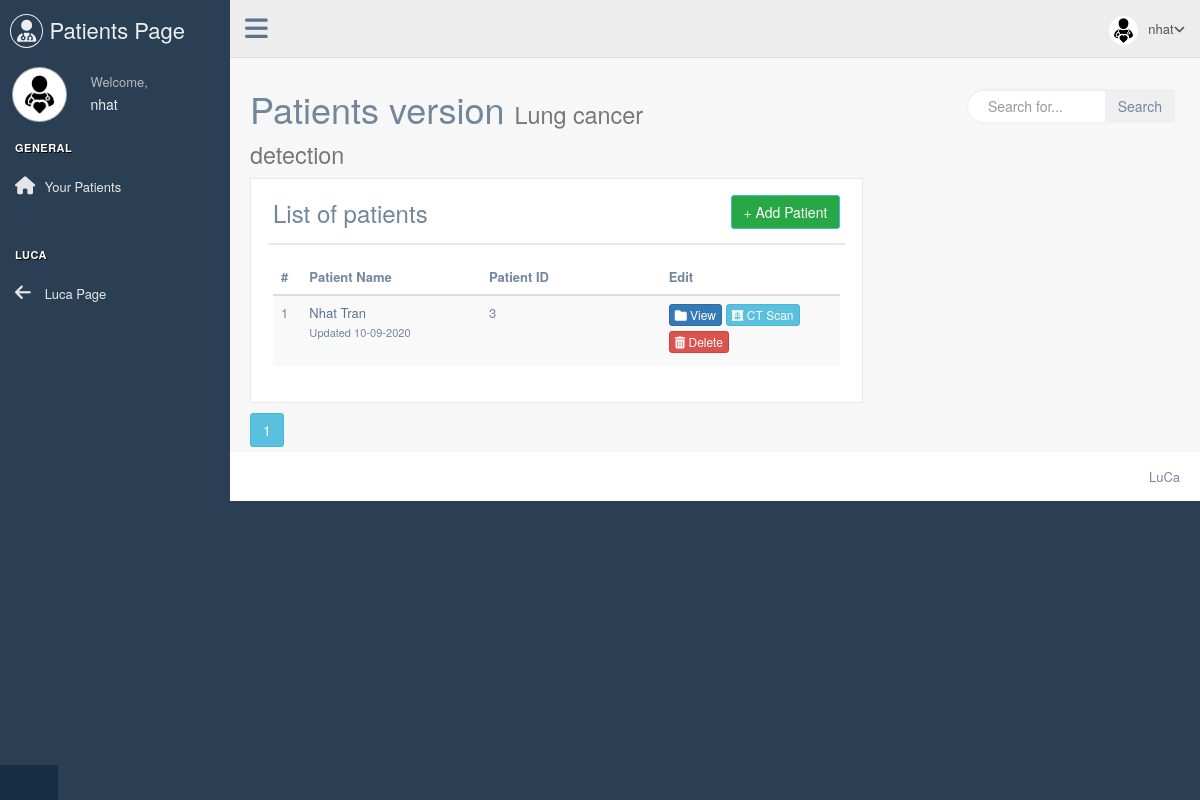
Page /home/index (signed in) on the earlier database version.
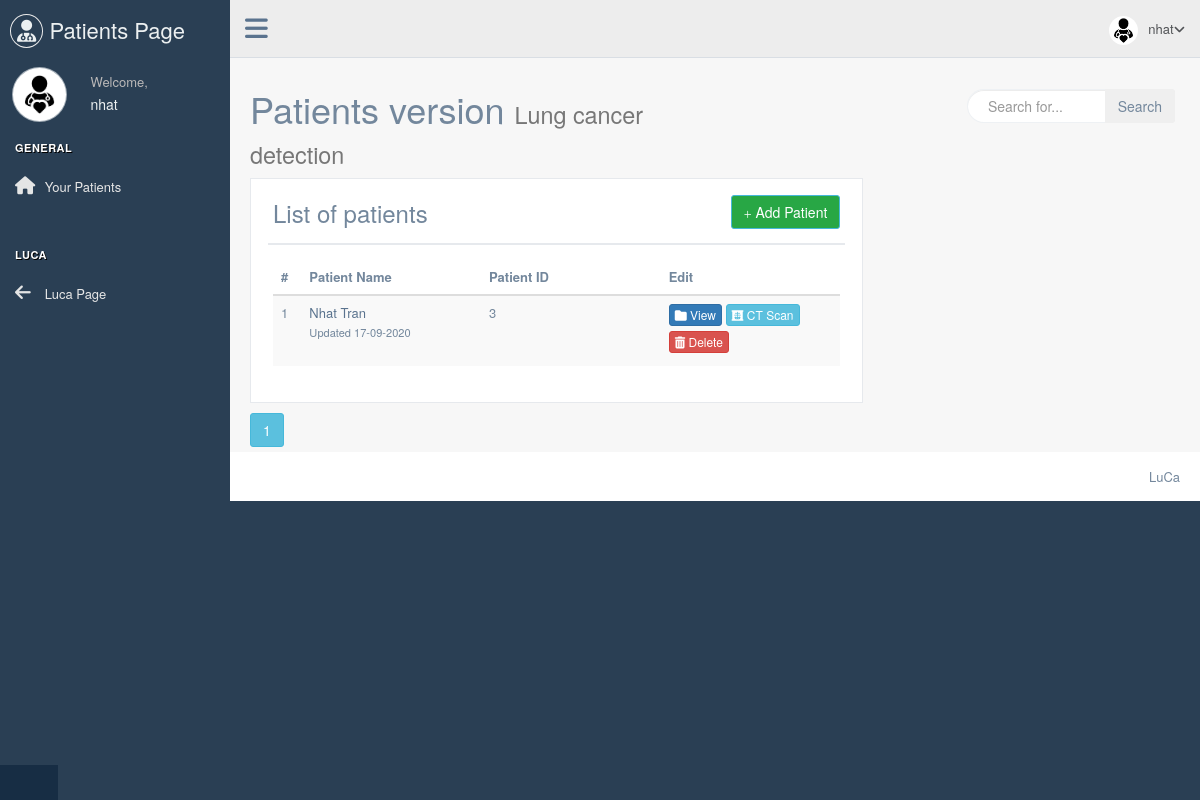
Same page on the later database version.
### app/base/models.py (models this page shows, shortened)
class User(db.Model, UserMixin):
    __tablename__ = 'User'
    id = Column(Integer, primary_key=True)
    username = Column(String(20), unique=True, nullable=False)
    email = Column(String(50), unique=True, nullable=False)
    password = Column(String(60), nullable=False)
    picture = Column(String(20), nullable=False, default='default.jpg')
    patients = db.relationship('Patient', backref='doctor', lazy=True)

class Patient(db.Model):
    id = db.Column(db.Integer, primary_key=True)
    first_name = db.Column(db.String(50), nullable=False)
    last_name = db.Column(db.String(50), nullable=False)
    age = db.Column(db.Integer, nullable=False)
    sex = db.Column(db.String, nullable=False)
    occupation = db.Column(db.String)
    address = db.Column(db.String)
    weight = db.Column(db.Integer)
    height = db.Column(db.Integer)
    blood_pressure = db.Column(db.Float)
    diabetes = db.Column(db.String)
    smoking = db.Column(db.String)
    hemolized_sample = db.Column(db.String)
    liver_disease = db.Column(db.String)
    pemphigus = db.Column(db.String)
    renal_failure = db.Column(db.String)
    alk = db.Column(db.String)
    ros1 = db.Column(db.String)
    kras = db.Column(db.String)
    ardenocarcinoma = db.Column(db.String)
    angiolymphatic = db.Column(db.String)
    atypia = db.Column(db.String)
    antibody = db.Column(db.String)
    squamous_cell_carcinoma = db.Column(db.String)
    large_cell_carcinoma = db.Column(db.String)
    lymph_node = db.Column(db.String)
    metastasis = db.Column(db.String)
    egfr = db.Column(db.String)
    egfr_t790m = db.Column(db.String)
    eml4_alk = db.Column(db.String)
    braf = db.Column(db.String)
    her2 = db.Column(db.String)
    mek = db.Column(db.String)
    met = db.Column(db.String)
    ret = db.Column(db.String)
    ca = db.Column(db.Float)
    cea = db.Column(db.Float)
    cyfra = db.Column(db.Float)
    nse = db.Column(db.Float)
    pro_grp = db.Column(db.Float)
    scc = db.Column(db.Float)
    blood_drawn_date = db.Column(db.String)
    picture = Column(String(20), nullable=False, default='default.png')
    date_updated = db.Column(db.DateTime, nullable=False, default=datetime.utcnow)
    user_id = db.Column(db.Integer, db.ForeignKey('User.id'), nullable=False)
    ct_scan = db.relationship('CTScan', secondary=patient_ct_scan, lazy='dynamic',
                              backref=db.backref('patient', lazy='dynamic'))
    upload = db.relationship('Upload', back_populates='patient', lazy='dynamic')

### app/home/routes.py (the view)
@blueprint.route('/index')
@login_required
def index():
	page = request.args.get('page', 1, type=int)
	user = User.query.filter_by(username=current_user.username).first_or_404()
	paginate_patients = Patient.query.filter_by(doctor=user).paginate(page=page, per_page=10)
	if request.args.get('search-filter'):
		search_value = request.args.get('search-filter').lower()
		filter_patients = []
		for patient in Patient.query.filter_by(doctor=user).all():
			full_name = f'{patient.first_name} {patient.last_name}'.lower()
			if search_value in full_name:
				filter_patients.append(patient)
		flash(f'{len(filter_patients)} result(s) found', 'info')
		return render_template('index.html', patients=filter_patients, paginate_patients=paginate_patients, search=True)
	else:
		return render_template('index.html', patients=paginate_patients.items, paginate_patients=paginate_patients, search=False)

### app/__init__.py (called while the page is built)
def configure_database(app):
    @app.before_first_request
    def initialize_database():
        db.create_all()
    @app.teardown_request
    def shutdown_session(exception=None):
        db.session.remove()

def apply_themes(app):
    @app.context_processor
    def override_url_for():
        return dict(url_for=_generate_url_for_theme)
    def _generate_url_for_theme(endpoint, **values):
        if endpoint.endswith('static'):
            themename = values.get('theme', None) or \
                        app.config.get('DEFAULT_THEME', None)
            if themename:
                theme_file = "{}/{}".format(themename, values.get('filename', ''))
                if path.isfile(path.join(app.static_folder, theme_file)):
                    values['filename'] = theme_file
        return url_for(endpoint, **values)
    @app.after_request
    def add_header(response):
        response.cache_control.max_age = 0
        return response

### app/base/models.py (called while the page is built)
@login_manager.user_loader
def user_loader(user_id):
    return User.query.get(int(user_id))

### app/home/templates/index.html (shortened to what this page needs)
{% extends "base_site.html" %}
{% block stylesheets %}
  {{ super() }}
{% endblock stylesheets %}
{% block content %}
    <div class="right_col" role="main">
      <div class="page-title">
        <div class="title_left">
          <h1>Patients version <small>Lung cancer detection</small></h1>
        </div>
        <div class="title_right">
          <div class="col-md-5 col-sm-5 col-xs-12 form-group pull-right top_search">
              <form action="">
                <div class="input-group">
                  <input id="search-filter" name="search-filter" type="text" class="form-control" placeholder="Search for...">
                  <span class="input-group-btn">
                    <input type="submit" class="btn btn-secondary" value="Search">
                  </span>
                </div>
              </form>
          </div>
        </div>
      </div>
      <div class="clearfix"></div>
      <div class="row">
        <div class="col-md-8">
          <div class="x_panel">
            <div class="x_title">
                <h3 style="display:inline-block;">List of patients</h3>
                <a href="{{ url_for('patients_blueprint.create_patients') }}" class="btn ui-btn-inline btn-info btn-lg-sm" style="float:right; background-color:#28a745;margin-top:5px;">
                  <span class="glyphicon glyphicon-plus" style="color:white;"></span> Add Patient
                </a>
            </div>
            <div class="x_content">
              <table class="table table-striped projects">
                <thead>
                  <tr>
                    <th style="width: 5%">#</th>
                    <th style="width: calc(95%/3)">Patient Name</th>
                    <th style="width: calc(95%/3)">Patient ID</th>
                    <th style="width: calc(95%/3)">Edit</th>
                  </tr>
                </thead>
                <tbody>
                  {% if patients|length == 0 %}
                    {% if search == True %}
                      <tr>
                        <td colspan="4"><p style="text-align:center; font-size:16px;">Not found</p></td>
                      </tr>
                    {% else %}
                      <tr>
                        <td colspan="4"><p style="text-align:center; font-size:16px;">You don't have any patients in your list. Please add your patient!</p></td>
                      </tr>
                    {% endif %}
                  {% else %}
                    {% for patient in patients %}
                      <tr>
                        <td>{{ loop.index }}</td>
                        <td>
                          <a href="{{ url_for('patients_blueprint.patients_profile', patient_id=patient.id) }}">{{ patient.first_name }} {{ patient.last_name }}</a>
                          <br />
                          <small>Updated {{ patient.date_updated.strftime('%d-%m-%Y') }}</small>
                        </td>
                        <td>
                          <p>{{ patient.id }}</p>
                        </td>
                        <td>
                          <a href="{{ url_for('patients_blueprint.patients_profile', patient_id=patient.id) }}" class="btn btn-primary btn-xs"><i class="fa fa-folder"></i> View </a>
                          <a href="{{ url_for('patients_blueprint.patients_profile', patient_id=patient.id, _anchor='tab_content2') }}" id="index-page-upload" class="btn btn-info btn-xs"><i class="fas fa-x-ray"></i> CT Scan </a>
                          <button type="button" class="btn btn-danger btn-xs" data-toggle="modal" data-target="#deleteModal{{ patient.id }}"><i class="fas fa-trash-alt"></i> Delete </button>
                        </td>
                      </tr>
                    {% endfor %}
                  {% endif %}
                </tbody>
              </table>
            </div>
          </div>
          {% if search == False %}
            {% for page_num in paginate_patients.iter_pages(left_edge=1, right_edge=1, left_current=1, right_current=2) %}
              {% if page_num %}
                  {% if paginate_patients.page == page_num %}
                      <a class="btn btn-info mb-4" href="{{ url_for('home_blueprint.index', page=page_num) }}">{{ page_num }}</a>
                  {% else %}
                      <a class="btn btn-outline-info mb-4" style="border: 1px solid #17A2B8" href="{{ url_for('home_blueprint.index', page=page_num) }}">{{ page_num }}</a>
                  {% endif %}
              {% else %}
                  ...
              {% endif %}
            {% endfor %}
          {% endif %}
        </div>
      </div>
  </div>
{% endblock content %}

### app/base/templates/base_site.html (shortened to what this page needs)
<!DOCTYPE html>
<html lang="en">
  <head>
    {% block head %}
      {% block stylesheets %}
        <link href="{{ url_for('static', filename='vendor/line-awesome/css/line-awesome.min.css') }}" rel="stylesheet">
        <link rel="stylesheet" href="https://cdnjs.cloudflare.com/ajax/libs/font-awesome/4.7.0/css/font-awesome.min.css">
        <link href="{{ url_for('static', filename='vendors/bootstrap/dist/css/bootstrap.min.css') }}" rel="stylesheet">
        <link href="{{ url_for('static', filename='vendors/font-awesome/css/font-awesome.min.css') }}" rel="stylesheet">
        <link href="{{ url_for('static', filename='vendors/nprogress/nprogress.css') }}" rel="stylesheet">
        <link href="{{ url_for('static', filename='vendors/bootstrap-daterangepicker/daterangepicker.css') }}" rel="stylesheet">
        <link href="{{ url_for('static', filename='vendors/iCheck/skins/flat/green.css') }}" rel="stylesheet">
        <link href="{{ url_for('static', filename='vendors/bootstrap-progressbar/css/bootstrap-progressbar-3.3.4.min.css') }}" rel="stylesheet">
        <link href="{{ url_for('static', filename='vendors/jqvmap/dist/jqvmap.min.css') }}" rel="stylesheet"/>
        <link href="{{ url_for('static', filename='css/modified.css') }}" rel="stylesheet"/>
      {% endblock stylesheets %}
      <link href="{{ url_for('static', filename='build/css/custom.css') }}" rel="stylesheet">
    {% endblock head %}
  </head>
  <body class="{% block body_class %}nav-md {% endblock body_class %}", style="overflow-x:hidden;">
    {% block body %}
      <div class="container body">
        <div class="main_container">
          {% block sidebar %}
            <div class="col-md-3 left_col {% block sidebar_class %} {% endblock sidebar_class %}">
              {% include "site_template/sidebar.html" %}
            </div>
          {% endblock sidebar %}
          {% block top_navigation %}
            <div class="top_nav">
              {% include "site_template/top_navigation.html" %}
            </div>
          {% endblock top_navigation %}
          <div class="row" style="background-color:#F7F7F7;">
            <div class="col-md-12" style="width:100%">
            </div>
          </div>
          {% block content %}{% endblock content %}
          {% block footer %}
            <footer>
              {% include "site_template/footer.html" %}
            </footer>
          {% endblock footer %}
        </div>
      </div>
    {% endblock body %}
  </body>
</html>

### app/base/templates/site_template/sidebar.html (shortened to what this page needs)
<div class="left_col scroll-view">
  <div class="navbar nav_title" style="border: 0;">
    <a href="{{ url_for('home_blueprint.index') }}" class="site_title"><i class="fa fa-user-md"></i> <span>Patients Page</span></a>
  </div>
  <div class="profile clearfix">
    <div class="profile_pic">
      {% if current_user.picture %}
        <img src="{{ url_for('static', filename='profile_pics/' + current_user.picture) }}" alt="..." class="img-circle profile_img" style="width:55px; height:55px; border-radius:50%;">
      {% else %}
        <img src="{{ url_for('static', filename='profile_pics/default.png') }}" class="img-circle profile_img">
      {% endif %}
    </div>
    <div class="profile_info">
      <span>Welcome,</span>
      <h2> {{ current_user.username }} </h2>
    </div>
  </div>
  <br />
  <div id="sidebar-menu" class="main_menu_side hidden-print main_menu">
    <div class="menu_section">
      <h3>General</h3>
      <ul class="nav side-menu">
        <li><a href="/home/index"><i class="fa fa-home"></i> Your Patients </a>
      </ul>
    </div>
    <div class="menu_section">
      <h3>LuCa</h3>
      <ul class="nav side-menu">
        <li><a href="{{ url_for('base_blueprint.home') }}"><i class="fa fa-arrow-left"></i> Luca Page </a>
        </li>
      </ul>
    </div>
  </div>
  <div class="sidebar-footer hidden-small">
    <a data-toggle="tooltip" data-placement="top" title="Logout" href="login">
      <span class="glyphicon glyphicon-off" aria-hidden="true"></span>
    </a>
  </div>
</div>

### app/base/templates/site_template/top_navigation.html (shortened to what this page needs)
<div class="nav_menu" style="margin-bottom:0;">
  <nav>
    <div class="nav toggle">
      <a id="menu_toggle"><i class="fa fa-bars"></i></a>
    </div>
    <ul class="nav navbar-nav navbar-right">
      <li class="">
        <a href="javascript:;" class="user-profile dropdown-toggle" data-toggle="dropdown" aria-expanded="false">
          {% if current_user.picture %}
            <img src="{{ url_for('static', filename='profile_pics/' + current_user.picture) }}" alt="...">{{ current_user.username }}<span class=" fa fa-angle-down"></span>
          {% else %}
            <img src="{{ url_for('static', filename='profile_pics/default.png') }}">{{ current_user.username }}<span class=" fa fa-angle-down"></span>
          {% endif %}
        </a>
      </li>
    </ul>
  </nav>
</div>

### app/base/templates/site_template/footer.html
<div class="pull-right">
  LuCa
</div>
<div class="clearfix"></div>

### app/base/static/css/modified.css (style rules this page uses)
.container .row .btn { margin-right: auto; margin-left: auto; }

Differences in the rows shown:
changed Patient "Nhat": date_updated "10-09-2020" → "17-09-2020"
